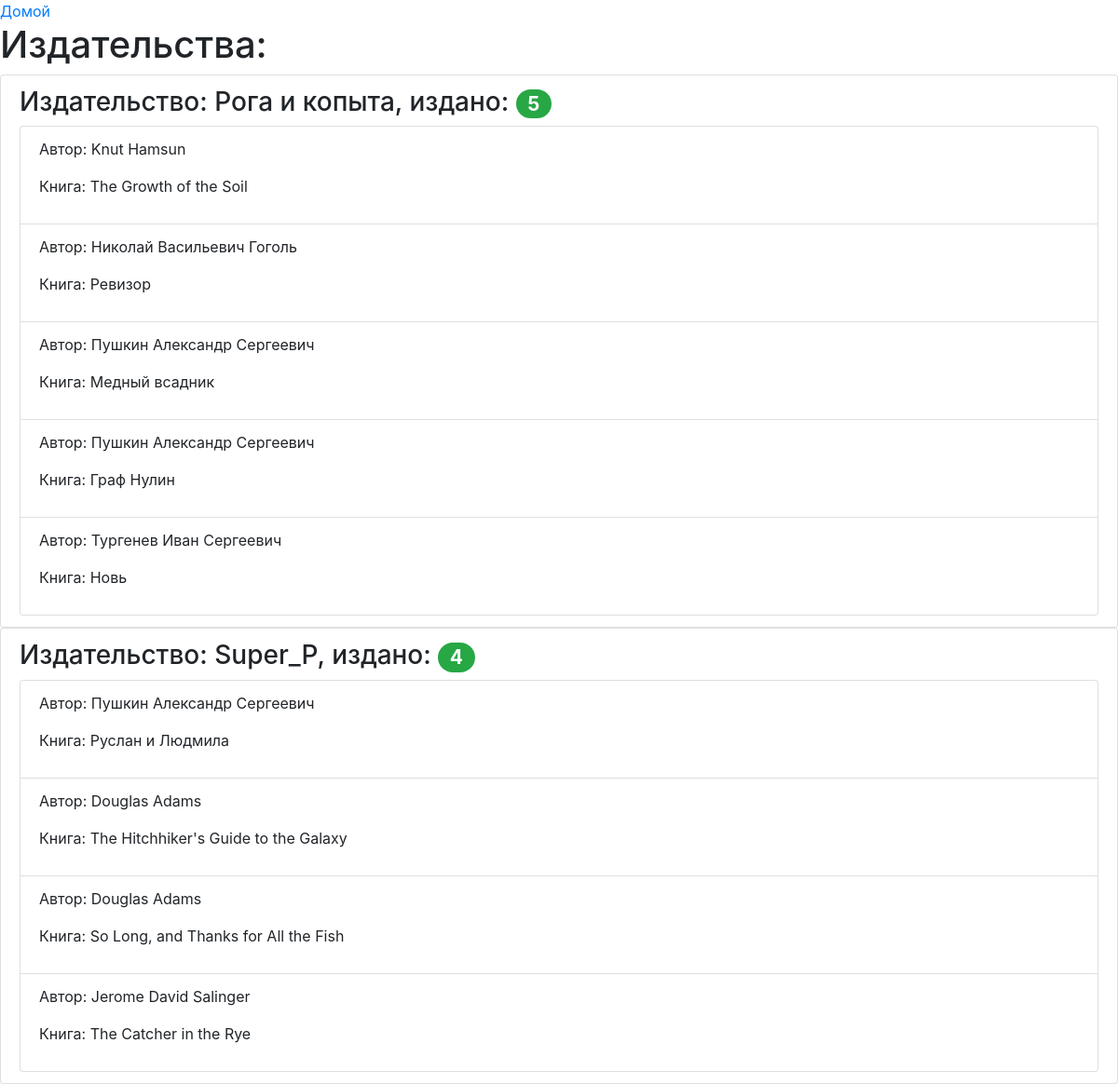
Page /publisher/ on the committed database.
### p_library/models.py (models this page shows, shortened)
class Publisher(models.Model):
    name = models.TextField()

class Book(models.Model):
    ISBN = models.CharField(max_length=13)
    title = models.TextField()
    description = models.TextField()
    year_release = models.SmallIntegerField()
    copy_count = models.SmallIntegerField(default=1)
    price = models.DecimalField(max_digits=12, decimal_places=2, default=0)
    author = models.ForeignKey(Author, on_delete=models.CASCADE, null=True, related_name='books')
    publisher = models.ForeignKey(Publisher, on_delete=models.SET_NULL, null=True)
    readers = models.ManyToManyField('p_library.Friend',
                                     through='Reading', verbose_name='Читатели', related_name='readers')

class Author(models.Model):
    full_name = models.CharField(max_length=256, verbose_name=("Имя автора"))
    birth_year = models.SmallIntegerField(verbose_name=("Год рожения"))
    country = models.CharField(max_length=2, verbose_name=("Страна"))
    def __str__(self):
        return self.full_name

### p_library/views.py (the view)
# urls.py: path('publisher/', views.publisher),
def publisher(request):
    template = loader.get_template('publisher.html')
    publishers = Publisher.objects.all()
    publishers_data = {
        "publishers": publishers,
    }
    return HttpResponse(template.render(publishers_data, request))

### p_library/templates/publisher.html (shortened to what this page needs)
<!doctype html>
<html lang="ru">
  <head>
    <link rel="stylesheet" href="https://stackpath.bootstrapcdn.com/bootstrap/4.5.0/css/bootstrap.min.css">
  </head>
  <body>
    <a href="/">Домой</a>
    <h1>Издательства:</h1>
    {% for publisher in publishers %}
        <ul class="list-group">
            <li class="list-group-item">
                <h3>Издательство: {{ publisher.name }}, издано: <span class="badge badge-success badge-pill"> {{publisher.book_set.all|length}}</span></h3>
                <ul class="list-group">
                    {% for book in publisher.book_set.all %}
                        <li class="list-group-item">
                            <p>Автор: {{ book.author }}</p>
                            <p>Книга: {{ book.title }}</p>
                        </li>
                    {% endfor %}
                </ul>
            </li>
        </ul>
    {% endfor %}
  </body>

### rows in the picture
Publisher: name "Рога и копыта", book_set.all|length "5"
Book: author "Knut Hamsun", title "The Growth of the Soil"
Book: author "Николай Васильевич Гоголь", title "Ревизор"
Book: author "Пушкин Александр Сергеевич", title "Медный всадник"
Book: author "Пушкин Александр Сергеевич", title "Граф Нулин"
Book: author "Тургенев Иван Сергеевич", title "Новь"
Publisher: name "Super_P", book_set.all|length "4"
Book: author "Пушкин Александр Сергеевич", title "Руслан и Людмила"
Book: author "Douglas Adams", title "The Hitchhiker's Guide to the Galaxy"
Book: author "Douglas Adams", title "So Long, and Thanks for All the Fish"
Book: author "Jerome David Salinger", title "The Catcher in the Rye"
